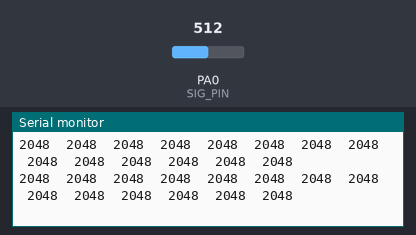
The sketch below on a simulated STM32 Blue Pill. Shown: the last lines printed to the serial monitor. The inputs (shaded band) are chosen by the test bench; at power-on: PA0 (SIG_PIN) = 512 (analog values on the 0–1023 scale).

Above: at 1.2 s.
1.3 s: PA0 (SIG_PIN) set to 262
At 1.9 s:
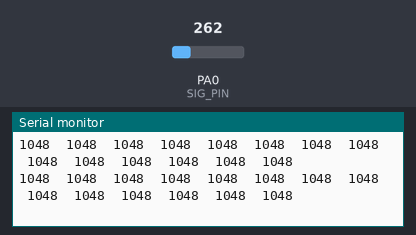
4.3 s: PA0 (SIG_PIN) set to 243
At 5.2 s:
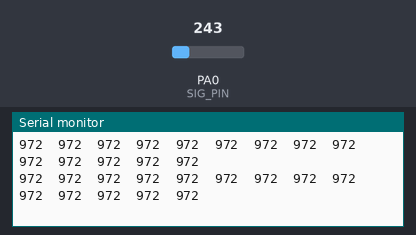
Timing chart, 0 to 5.9 s (numbered marks = the images above; inputs shaded):
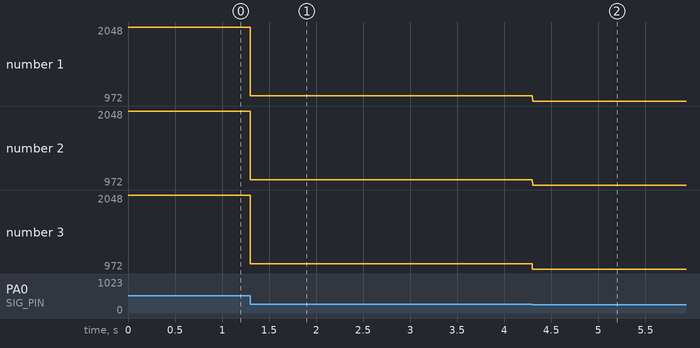

The sketch:

14ch_sensor_read_STM32.ino
```cpp
//MULTIPLEXER CONTROL PINS (STM32 BLUEPILL)
#define S0 PB15
#define S1 PB14
#define S2 PB13
#define S3 PB12
#define SIG_PIN PA0

#define sensorNumber 14
int sensor[sensorNumber];

void setup() {
  Serial.begin(9600);
  // Set control pins as outputs
  pinMode(S0, OUTPUT);
  pinMode(S1, OUTPUT);
  pinMode(S2, OUTPUT);
  pinMode(S3, OUTPUT);
  // ADC input
  pinMode(SIG_PIN, INPUT_ANALOG);
  //set 12-bit ADC resolution
  analogReadResolution(12);  // Range: 0–4095
}

void loop() {
  for (int channel = 0; channel < sensorNumber; channel++) {
    selectChannel(channel);
    delayMicroseconds(5);  // MUX settling time
    sensor[channel] = analogRead(SIG_PIN);
    Serial.print(sensor[channel]);
    Serial.print("  ");
  }
  Serial.println();
}

//SELECT MUX CHANNEL
void selectChannel(int channel) {
  digitalWrite(S0, bitRead(channel, 0));  // LSB
  digitalWrite(S1, bitRead(channel, 1));
  digitalWrite(S2, bitRead(channel, 2));
  digitalWrite(S3, bitRead(channel, 3));  // MSB
}
```

Measured:
- after the input at 1.3 s, the serial monitor: prints a new line at once (image 1)
- after the input at 4.3 s, the serial monitor: prints a new line at once (image 2)
- plotted number 1: 2048 → 1048 after the input at 1.3 s, 1048 → 972 after the input at 4.3 s
- plotted number 2: 1048 → 972 after the input at 4.3 s
- plotted number 3: 1048 → 972 after the input at 1.3 s
